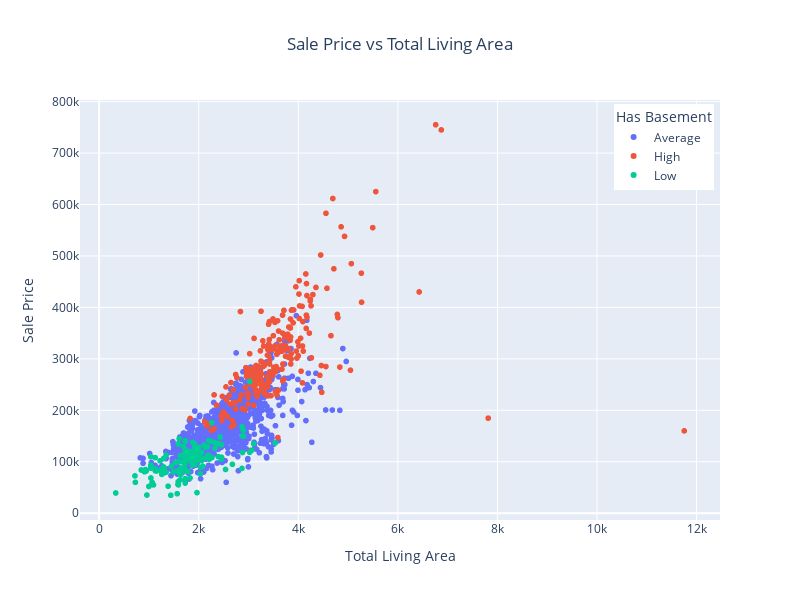

Source (notebook cell):
### Code cell
# Get low quality homes data

# Create the plot with a different color scheme
fig = px.scatter(
    df,
    x="total_liv_area",
    y="SalePrice",
    color="grouped_qual",
    # color_discrete_map={'True': 'blue', 'False': 'red'},  # Map colors to categories
    hover_data=["Id", "Neighborhood", "OverallQual"],  # Include neighborhood in hover
    # log_x=True,
    # log_y=True,
    title="Sale Price vs Total Living Area",
    labels={
        "total_liv_area": "Total Living Area",
        "SalePrice": "Sale Price",
        "has_basement": "Has Basement",
    },
)

# Update hover template
fig.update_traces(
    hovertemplate="ID: %{customdata[0]}<br>"
    + "Price: $%{y:,.0f}<br>"
    + "Area: %{x:.0f} sq ft<br>"
    + "Neighborhood: %{customdata[1]}<br>"
    + "Actual quality index: %{customdata[2]}<br>"
    "<extra></extra>"
)

# Update layout
fig.update_layout(
    title_x=0.5,
    height=600,
    width=800,
    # Update legend
    legend=dict(title="Has Basement", yanchor="top", y=0.99, xanchor="right", x=0.99),
)

fig.show()

### Figure 1 — Plotly figure (JSON) as saved in the notebook; plotly's stock layout.template omitted (floating-point values rounded to 4 significant figures; data arrays with more than 128 entries replaced by an {"elided": "..."} marker saying what was removed)
{"data": [{"customdata": {"elided": "1090x3 mixed values"}, "hovertemplate": "ID: %{customdata[0]}<br>Price: $%{y:,.0f}<br>Area: %{x:.0f} sq ft<br>Neighborhood: %{customdata[1]}<br>Actual quality index: %{customdata[2]}<br><extra></extra>", "legendgroup": "Average", "marker": {"color": "#636efa", "symbol": "circle"}, "mode": "markers", "name": "Average", "showlegend": true, "type": "scattergl", "x": {"elided": "1090 int values"}, "xaxis": "x", "y": {"elided": "1090 int values"}, "yaxis": "y"}, {"customdata": {"elided": "229x3 mixed values"}, "hovertemplate": "ID: %{customdata[0]}<br>Price: $%{y:,.0f}<br>Area: %{x:.0f} sq ft<br>Neighborhood: %{customdata[1]}<br>Actual quality index: %{customdata[2]}<br><extra></extra>", "legendgroup": "High", "marker": {"color": "#EF553B", "symbol": "circle"}, "mode": "markers", "name": "High", "showlegend": true, "type": "scattergl", "x": {"elided": "229 int values"}, "xaxis": "x", "y": {"elided": "229 int values"}, "yaxis": "y"}, {"customdata": {"elided": "141x3 mixed values"}, "hovertemplate": "ID: %{customdata[0]}<br>Price: $%{y:,.0f}<br>Area: %{x:.0f} sq ft<br>Neighborhood: %{customdata[1]}<br>Actual quality index: %{customdata[2]}<br><extra></extra>", "legendgroup": "Low", "marker": {"color": "#00cc96", "symbol": "circle"}, "mode": "markers", "name": "Low", "showlegend": true, "type": "scattergl", "x": {"elided": "141 int values"}, "xaxis": "x", "y": {"elided": "141 int values"}, "yaxis": "y"}], "layout": {"height": 600, "legend": {"title": {"text": "Has Basement"}, "tracegroupgap": 0, "x": 0.99, "xanchor": "right", "y": 0.99, "yanchor": "top"}, "title": {"text": "Sale Price vs Total Living Area", "x": 0.5}, "width": 800, "xaxis": {"anchor": "y", "domain": [0, 1], "title": {"text": "Total Living Area"}}, "yaxis": {"anchor": "x", "domain": [0, 1], "title": {"text": "Sale Price"}}}}
